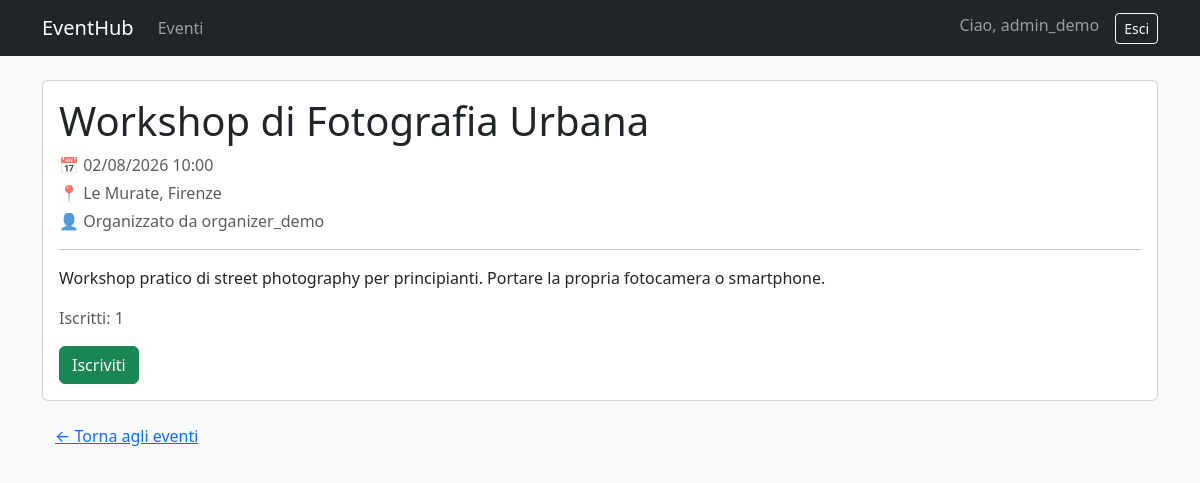
The page /events/4/ (signed in) on the database its author committed.
### accounts/models.py (models this page shows, shortened)
class CustomUser(AbstractUser):
    bio = models.TextField(blank=True, verbose_name="Biografia")
    @property
    def is_organizer(self):
        return self.groups.filter(name="Organizer").exists()
    @property
    def is_attendee(self):
        return self.groups.filter(name="Attendee").exists()

### events/models.py (models this page shows, shortened)
class Event(models.Model):
    title = models.CharField(max_length=200, verbose_name="Titolo")
    description = models.TextField(verbose_name="Descrizione")
    date = models.DateTimeField(verbose_name="Data e ora")
    location = models.CharField(max_length=200, verbose_name="Luogo")
    organizer = models.ForeignKey(
        settings.AUTH_USER_MODEL,
        on_delete=models.CASCADE,
        related_name="events_organized",
        verbose_name="Organizzatore",
    )
    class Meta:
        ordering = ["date"]

### events/views.py (the view)
# urls.py: path("events/<int:pk>/", views.EventDetailView.as_view(), name="event_detail"),
class EventDetailView(DetailView):
    model = Event
    template_name = "events/event_detail.html"
    context_object_name = "event"
    def get_context_data(self, **kwargs):
        context = super().get_context_data(**kwargs)
        user = self.request.user
        context["is_registered"] = (
            user.is_authenticated
            and self.object.registrations.filter(attendee=user).exists()
        )
        return context

### templates/events/event_detail.html (shortened to what this page needs)
{% extends "base.html" %}
{% block content %}
    <div class="card">
        <div class="card-body">
            <h1 class="card-title">{{ event.title }}</h1>
            <p class="text-muted mb-1">📅 {{ event.date|date:"d/m/Y H:i" }}</p>
            <p class="text-muted mb-1">📍 {{ event.location }}</p>
            <p class="text-muted">👤 Organizzato da {{ event.organizer.username }}</p>
            <hr>
            <p>{{ event.description|linebreaks }}</p>
            <p class="text-muted">Iscritti: {{ event.registrations.count }}</p>
            {% if user.is_authenticated %}
                {% if user == event.organizer %}
                    <a class="btn btn-secondary" href="{% url 'events:event_update' event.pk %}">Modifica</a>
                    <a class="btn btn-danger" href="{% url 'events:event_delete' event.pk %}">Elimina</a>
                    <a class="btn btn-outline-primary" href="{% url 'events:participants' event.pk %}">Partecipanti</a>
                {% elif is_registered %}
                    <form method="post" action="{% url 'events:unregister' event.pk %}" class="d-inline">
                        {% csrf_token %}
                        <button type="submit" class="btn btn-outline-danger">Annulla iscrizione</button>
                    </form>
                {% else %}
                    <form method="post" action="{% url 'events:register' event.pk %}" class="d-inline">
                        <button type="submit" class="btn btn-success">Iscriviti</button>
                    </form>
                {% endif %}
            {% else %}
                <p><a href="{% url 'login' %}">Accedi</a> per iscriverti a questo evento.</p>
            {% endif %}
        </div>
    </div>
    <a class="btn btn-link mt-3" href="{% url 'events:event_list' %}">← Torna agli eventi</a>
{% endblock %}

### templates/base.html (shortened to what this page needs)
<!DOCTYPE html>
<html lang="it">
<head>
    <link href="https://cdn.jsdelivr.net/npm/bootstrap@5.3.3/dist/css/bootstrap.min.css" rel="stylesheet">
</head>
<body class="bg-light">
    <nav class="navbar navbar-expand-lg navbar-dark bg-dark mb-4">
        <div class="container">
            <a class="navbar-brand" href="{% url 'events:event_list' %}">EventHub</a>
            <div class="collapse navbar-collapse" id="navbarMain">
                <ul class="navbar-nav me-auto">
                    <li class="nav-item">
                        <a class="nav-link" href="{% url 'events:event_list' %}">Eventi</a>
                    </li>
                </ul>
                <ul class="navbar-nav">
                    {% if user.is_authenticated %}
                        <li class="nav-item">
                            <span class="navbar-text me-3">
                                Ciao, {{ user.username }}
                            </span>
                        </li>
                        <li class="nav-item">
                            <form method="post" action="{% url 'logout' %}" class="d-inline">
                                <button type="submit" class="btn btn-outline-light btn-sm">Esci</button>
                            </form>
                        </li>
                    {% endif %}
                </ul>
            </div>
        </div>
    </nav>
    <main class="container">
        {% block content %}{% endblock %}
    </main>
</body>
</html>

### rows shown on the page
CustomUser: username "admin_demo"
Event: title "Workshop di Fotografia Urbana", date "02/08/2026 10:00", location "Le Murate, Firenze", organizer.username "organizer_demo", description "Workshop pratico di street photography per principianti. Portare la propria fotocamera o smartphone.", registrations.count "1"
